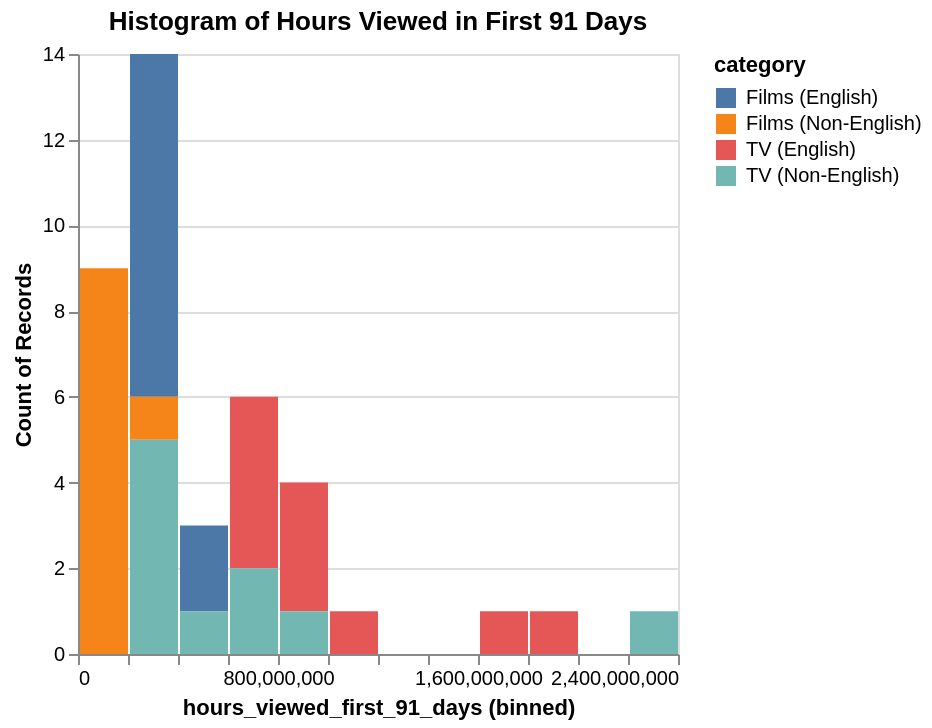

The cell this chart's notebook holds for it:
### Code cell
alt.Chart(most_popular_df).mark_bar().encode(
    alt.X('hours_viewed_first_91_days:Q', bin=alt.Bin(maxbins=20)),
    y='count()',
    color='category',
    tooltip=['hours_viewed_first_91_days', 'category', 'count()']
).properties(
    title='Histogram of Hours Viewed in First 91 Days'
).interactive()

### Figure 1 — Vega-Lite specification as saved in the notebook (floating-point values rounded to 4 significant figures)
{"config": {"view": {"continuousWidth": 300, "continuousHeight": 300}}, "data": {"name": "data-402494630a3ca1076d89fe06227faa9c"}, "mark": {"type": "bar"}, "encoding": {"color": {"field": "category", "type": "nominal"}, "x": {"bin": {"maxbins": 20}, "field": "hours_viewed_first_91_days", "type": "quantitative"}, "y": {"aggregate": "count", "type": "quantitative"}}, "params": [{"name": "param_1", "select": {"type": "interval", "encodings": ["x", "y"]}, "bind": "scales"}], "title": "Histogram of Hours Viewed in First 91 Days", "$schema": "https://vega.github.io/schema/vega-lite/v5.20.1.json", "datasets": {"data-402494630a3ca1076d89fe06227faa9c": [{"category": "Films (English)", "rank": 1, "show_title": "Red Notice", "season_title": null, "hours_viewed_first_91_days": 454200000, "runtime": 1.967, "views_first_91_days": 230900000}, {"category": "Films (English)", "rank": 2, "show_title": "Don't Look Up", "season_title": null, "hours_viewed_first_91_days": 408600000, "runtime": 2.383, "views_first_91_days": 171400000}, {"category": "Films (English)", "rank": 3, "show_title": "The Adam Project", "season_title": null, "hours_viewed_first_91_days": 281000000, "runtime": 1.783, "views_first_91_days": 157600000}, {"category": "Films (English)", "rank": 4, "show_title": "Bird Box", "season_title": null, "hours_viewed_first_91_days": 325300000, "runtime": 2.067, "views_first_91_days": 157400000}, {"category": "Films (English)", "rank": 5, "show_title": "Leave the World Behind", "season_title": null, "hours_viewed_first_91_days": 339300000, "runtime": 2.367, "views_first_91_days": 143400000}, {"category": "Films (English)", "rank": 6, "show_title": "The Gray Man", "season_title": null, "hours_viewed_first_91_days": 299500000, "runtime": 2.15, "views_first_91_days": 139300000}, {"category": "Films (English)", "rank": 7, "show_title": "Damsel", "season_title": null, "hours_viewed_first_91_days": 253000000, "runtime": 1.833, "views_first_91_days": 138000000}, {"category": "Films (English)", "rank": 8, "show_title": "We Can Be Heroes", "season_title": null, "hours_viewed_first_91_days": 231200000, "runtime": 1.683, "views_first_91_days": 137300000}, {"category": "Films (English)", "rank": 9, "show_title": "The Mother", "season_title": null, "hours_viewed_first_91_days": 265900000, "runtime": 1.95, "views_first_91_days": 136400000}, {"category": "Films (English)", "rank": 10, "show_title": "Glass Onion: A Knives Out Mystery", "season_title": null, "hours_viewed_first_91_days": 320300000, "runtime": 2.35, "views_first_91_days": 136300000}, {"category": "Films (Non-English)", "rank": 1, "show_title": "Troll", "season_title": null, "hours_viewed_first_91_days": 178600000, "runtime": 1.733, "views_first_91_days": 103000000}, {"category": "Films (Non-English)", "rank": 2, "show_title": "Under Paris", "season_title": null, "hours_viewed_first_91_days": 177300000, "runtime": 1.733, "views_first_91_days": 102300000}, {"category": "Films (Non-English)", "rank": 3, "show_title": "Society of the Snow", "season_title": null, "hours_viewed_first_91_days": 239700000, "runtime": 2.433, "views_first_91_days": 98500000}, {"category": "Films (Non-English)", "rank": 4, "show_title": "Nowhere", "season_title": null, "hours_viewed_first_91_days": 155600000, "runtime": 1.817, "views_first_91_days": 85700000}, {"category": "Films (Non-English)", "rank": 5, "show_title": "The Platform", "season_title": null, "hours_viewed_first_91_days": 129700000, "runtime": 1.567, "views_first_91_days": 82800000}, {"category": "Films (Non-English)", "rank": 6, "show_title": "Through My Window", "season_title": null, "hours_viewed_first_91_days": 116000000, "runtime": 1.9, "views_first_91_days": 61100000}, {"category": "Films (Non-English)", "rank": 7, "show_title": "AKA", "season_title": null, "hours_viewed_first_91_days": 125900000, "runtime": 2.067, "views_first_91_days": 60900000}, {"category": "Films (Non-English)", "rank": 8, "show_title": "Blood Red Sky", "season_title": null, "hours_viewed_first_91_days": 124800000, "runtime": 2.05, "views_first_91_days": 60900000}, {"category": "Films (Non-English)", "rank": 9, "show_title": "My Name Is Vendetta", "season_title": null, "hours_viewed_first_91_days": 86500000, "runtime": 1.533, "views_first_91_days": 56400000}, {"category": "Films (Non-English)", "rank": 10, "show_title": "Black Crab", "season_title": null, "hours_viewed_first_91_days": 103300000, "runtime": 1.917, "views_first_91_days": 53900000}, {"category": "TV (English)", "rank": 1, "show_title": "Wednesday", "season_title": "Wednesday: Season 1", "hours_viewed_first_91_days": 1718800000, "runtime": 6.817, "views_first_91_days": 252100000}, {"category": "TV (English)", "rank": 2, "show_title": "Stranger Things", "season_title": "Stranger Things 4", "hours_viewed_first_91_days": 1838000000, "runtime": 13.07, "views_first_91_days": 140700000}, {"category": "TV (English)", "rank": 3, "show_title": "DAHMER", "season_title": "DAHMER: Monster: The Jeffrey Dahmer Story", "hours_viewed_first_91_days": 1031100000, "runtime": 8.917, "views_first_91_days": 115600000}, {"category": "TV (English)", "rank": 4, "show_title": "Bridgerton", "season_title": "Bridgerton: Season 1", "hours_viewed_first_91_days": 929300000, "runtime": 8.2, "views_first_91_days": 113300000}, {"category": "TV (English)", "rank": 5, "show_title": "The Queen's Gambit", "season_title": "The Queen's Gambit: Limited Series", "hours_viewed_first_91_days": 746400000, "runtime": 6.617, "views_first_91_days": 112800000}, {"category": "TV (English)", "rank": 6, "show_title": "Bridgerton", "season_title": "Bridgerton: Season 3", "hours_viewed_first_91_days": 846500000, "runtime": 7.983, "views_first_91_days": 106000000}, {"category": "TV (English)", "rank": 7, "show_title": "The Night Agent", "season_title": "The Night Agent: Season 1", "hours_viewed_first_91_days": 803200000, "runtime": 8.183, "views_first_91_days": 98200000}, {"category": "TV (English)", "rank": 8, "show_title": "Fool Me Once", "season_title": "Fool Me Once: Limited Series", "hours_viewed_first_91_days": 629800000, "runtime": 6.417, "views_first_91_days": 98200000}, {"category": "TV (English)", "rank": 9, "show_title": "Stranger Things", "season_title": "Stranger Things 3", "hours_viewed_first_91_days": 716100000, "runtime": 7.55, "views_first_91_days": 94800000}, {"category": "TV (English)", "rank": 10, "show_title": "Bridgerton", "season_title": "Bridgerton: Season 2", "hours_viewed_first_91_days": 797200000, "runtime": 8.5, "views_first_91_days": 93800000}, {"category": "TV (Non-English)", "rank": 1, "show_title": "Squid Game", "season_title": "Squid Game: Season 1", "hours_viewed_first_91_days": 2205200000, "runtime": 8.317, "views_first_91_days": 265200000}, {"category": "TV (Non-English)", "rank": 2, "show_title": "Money Heist", "season_title": "Money Heist: Part 4", "hours_viewed_first_91_days": 710200000, "runtime": 6.7, "views_first_91_days": 106000000}, {"category": "TV (Non-English)", "rank": 3, "show_title": "Lupin", "season_title": "Lupin: Part 1", "hours_viewed_first_91_days": 396300000, "runtime": 3.983, "views_first_91_days": 99500000}, {"category": "TV (Non-English)", "rank": 4, "show_title": "Money Heist", "season_title": "Money Heist: Part 5", "hours_viewed_first_91_days": 900700000, "runtime": 9.083, "views_first_91_days": 99200000}, {"category": "TV (Non-English)", "rank": 5, "show_title": "Money Heist", "season_title": "Money Heist: Part 3", "hours_viewed_first_91_days": 519800000, "runtime": 6.5, "views_first_91_days": 80000000}, {"category": "TV (Non-English)", "rank": 6, "show_title": "Lupin", "season_title": "Lupin: Part 2", "hours_viewed_first_91_days": 258900000, "runtime": 3.783, "views_first_91_days": 68400000}, {"category": "TV (Non-English)", "rank": 7, "show_title": "Who Killed Sara?", "season_title": "Who Killed Sara?: Season 1", "hours_viewed_first_91_days": 392400000, "runtime": 6.717, "views_first_91_days": 58400000}, {"category": "TV (Non-English)", "rank": 8, "show_title": "Berlin", "season_title": "Berlin: Season 1", "hours_viewed_first_91_days": 372600000, "runtime": 6.567, "views_first_91_days": 56700000}, {"category": "TV (Non-English)", "rank": 9, "show_title": "All of Us Are Dead", "season_title": "All of Us Are Dead: Season 1", "hours_viewed_first_91_days": 679300000, "runtime": 12.23, "views_first_91_days": 55500000}, {"category": "TV (Non-English)", "rank": 10, "show_title": "Dear Child", "season_title": "Dear Child: Limited Series", "hours_viewed_first_91_days": 245400000, "runtime": 4.817, "views_first_91_days": 50900000}]}}
